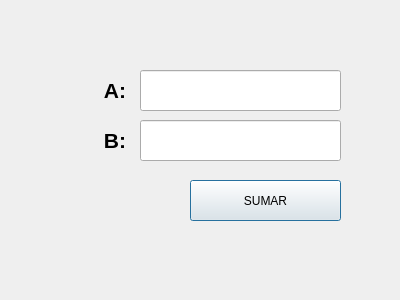
<?xml version="1.0" encoding="UTF-8"?>
<ui version="4.0">
 <class>Dialog</class>
 <widget class="QDialog" name="Dialog">
  <property name="geometry">
   <rect>
    <x>0</x>
    <y>0</y>
    <width>400</width>
    <height>300</height>
   </rect>
  </property>
  <property name="windowTitle">
   <string>Dialog</string>
  </property>
  <widget class="QLabel" name="label">
   <property name="geometry">
    <rect>
     <x>65</x>
     <y>70</y>
     <width>61</width>
     <height>41</height>
    </rect>
   </property>
   <property name="font">
    <font>
     <pointsize>16</pointsize>
     <weight>75</weight>
     <bold>true</bold>
    </font>
   </property>
   <property name="text">
    <string>A:</string>
   </property>
   <property name="alignment">
    <set>Qt::AlignRight|Qt::AlignTrailing|Qt::AlignVCenter</set>
   </property>
  </widget>
  <widget class="QLineEdit" name="txt_a">
   <property name="geometry">
    <rect>
     <x>140</x>
     <y>70</y>
     <width>201</width>
     <height>41</height>
    </rect>
   </property>
  </widget>
  <widget class="QLabel" name="label_2">
   <property name="geometry">
    <rect>
     <x>65</x>
     <y>120</y>
     <width>61</width>
     <height>41</height>
    </rect>
   </property>
   <property name="font">
    <font>
     <pointsize>16</pointsize>
     <weight>75</weight>
     <bold>true</bold>
    </font>
   </property>
   <property name="text">
    <string>B:</string>
   </property>
   <property name="alignment">
    <set>Qt::AlignRight|Qt::AlignTrailing|Qt::AlignVCenter</set>
   </property>
  </widget>
  <widget class="QPushButton" name="btn_sumar">
   <property name="geometry">
    <rect>
     <x>190</x>
     <y>180</y>
     <width>151</width>
     <height>41</height>
    </rect>
   </property>
   <property name="text">
    <string>SUMAR</string>
   </property>
  </widget>
  <widget class="QLineEdit" name="txt_b">
   <property name="geometry">
    <rect>
     <x>140</x>
     <y>120</y>
     <width>201</width>
     <height>41</height>
    </rect>
   </property>
  </widget>
 </widget>
 <resources/>
 <connections/>
</ui>
